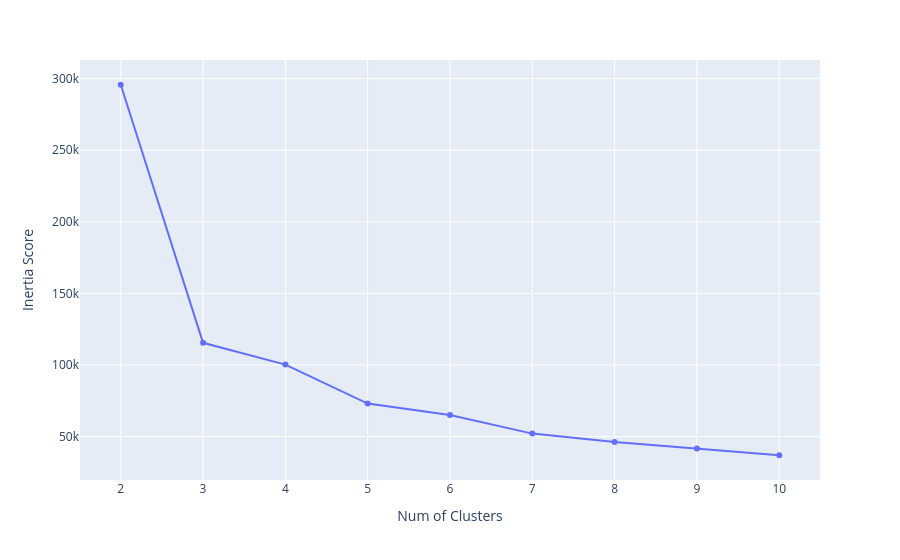

The notebook cell this image was saved under:
### Code cell
px.line(x= k_values, y= inertia_list, markers= True,
        labels= {'x' : 'Num of Clusters', 'y' : 'Inertia Score'})

### Figure 1 — Plotly figure (JSON) as saved in the notebook; plotly's stock layout.template omitted (floating-point values rounded to 4 significant figures)
{"data": [{"hovertemplate": "Num of Clusters=%{x}<br>Inertia Score=%{y}<extra></extra>", "legendgroup": "", "line": {"color": "#636efa", "dash": "solid"}, "marker": {"symbol": "circle"}, "mode": "lines+markers", "name": "", "orientation": "v", "showlegend": false, "type": "scatter", "x": [2, 3, 4, 5, 6, 7, 8, 9, 10], "xaxis": "x", "y": [295700.0, 115500.0, 100300.0, 73060.0, 65090.0, 52110.0, 46270.0, 41700.0, 36990.0], "yaxis": "y"}], "layout": {"legend": {"tracegroupgap": 0}, "margin": {"t": 60}, "xaxis": {"anchor": "y", "domain": [0, 1], "title": {"text": "Num of Clusters"}}, "yaxis": {"anchor": "x", "domain": [0, 1], "title": {"text": "Inertia Score"}}}}
